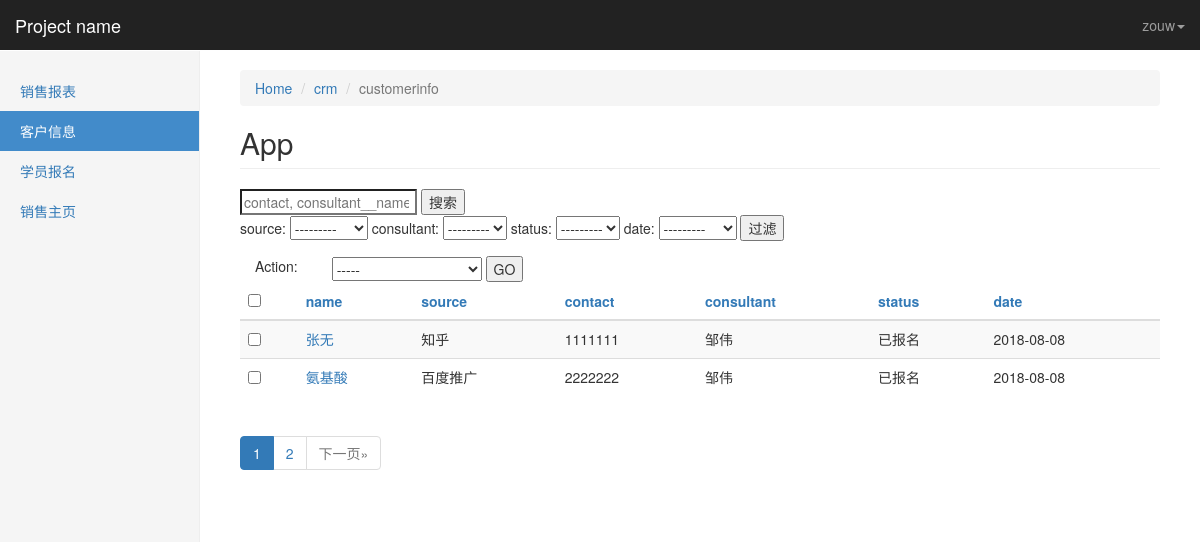
Page /zwAdmin/crm/customerinfo/ (signed in) on the committed database.
### crm/models.py (models this page shows, shortened)
class Menus(models.Model):
    name = models.CharField(max_length=64)
    url_type_choices = ((0, 'absolute'), (1, 'dynamic'))
    url_type = models.SmallIntegerField(choices=url_type_choices, default=0)
    url_name = models.CharField(max_length=128)
    class Meta:
        unique_together = ('name', 'url_name')
        verbose_name = '动态菜单'
        verbose_name_plural = '动态菜单'

class CustomerInfo(models.Model):
    name = models.CharField(max_length=64, default=None)
    contact_type_choices = (0, 'qq'), (1, '微信'), (2, '手机')
    contact_type = models.SmallIntegerField(choices=contact_type_choices, default=0)
    contact = models.CharField(max_length=64, unique=True)
    source_choices = ((0, 'QQ群'),
                      (1, '51CTO'),
                      (2, '百度推广'),
                      (3, '知乎'),
                      (4, '转介绍'),
                      (5, '其它'))
    source = models.SmallIntegerField(choices=source_choices)
    referral_from = models.ForeignKey('self', blank=True, null=True, verbose_name='转介绍')
    consult_courses = models.ManyToManyField('Course', name='咨询课程')
    consult_content = models.TextField(verbose_name='咨询内容')
    status_choices = (0, '未报名'), (1, '已报名'), (2, '已退学')
    id_num = models.CharField(max_length=32, blank=True, null=True, verbose_name='身份证')
    emergency_contact = models.PositiveIntegerField(blank=True, null=True, verbose_name='紧急联系人')
    sex_choices = ((0, '男'), (1, '女'))
    sex = models.PositiveSmallIntegerField(choices=sex_choices, blank=True, null=True)
    status = models.SmallIntegerField(choices=status_choices)
    consultant = models.ForeignKey('UserProfile', verbose_name='课程顾问')
    date = models.DateField(auto_now_add=True)
    class Meta:
        verbose_name = '客户信息表'
        verbose_name_plural = '客户信息表'

class UserProfile(models.Model):
    user = models.OneToOneField(User)
    name = models.CharField(max_length=64, verbose_name='姓名')
    role = models.ManyToManyField('Role', blank=True)
    def __str__(self):
        return '%s' % self.name
    class Meta:
        verbose_name = '用户信息总表'
        verbose_name_plural = '用户信息总表'

### zwAdmin/views.py (the view)
# urls.py: url(r'^(\w+)/(\w+)/$', views.table_fields, name='table_fields'),
@login_required(login_url='/zwAdmin/login/')
def table_fields(request, app_name, table_name):
    admin_class = site.global_app[app_name][table_name]
    if request.method == 'POST':
        action_method = request.POST.get('action')
        check_list = json.loads(request.POST.get('check_list'))
        query_data = admin_class.model.objects.filter(id__in=check_list)
        run_method = getattr(admin_class, action_method)
        run_method(request, query_data)
    data = admin_class.model.objects.select_related()
    filter_data, filter_dic = get_filter_data(request, data)#过滤
    search_data = search_listing(request, filter_data, admin_class) #搜索
    order_data, sorted_field = order_listing(request, search_data, admin_class)#排序
    page_data = page_listing(request, order_data)#分页
    datas = page_data
    admin_class.filter_dic = filter_dic
    admin_class.search_key = request.GET.get('_q', '')
    return render(request, 'zwadmin/table_fields.html', locals())

### zwAdmin/templatetags/zwAdmin_tags.py (called while the page is built)
@register.simple_tag
def filter_order_args(admin_class):
    ll = admin_class.filter_dic
    ele = ''
    if ll:
        for k, v in ll.items():
            ele += '&%s=%s' % (k, v)
        return mark_safe(ele)
    else:
        return ''

@register.simple_tag
def get_sorted_result(sorted_field):
    if sorted_field:
        return '.'.join(list(sorted_field.values()))
    else:
        return ''

@register.simple_tag
def get_sorted_icon(field, sorted_field):
    if field in sorted_field:
        if sorted_field[field].startswith('-'):
            ord_ele = '<span class ="glyphicon glyphicon-triangle-bottom" aria-hidden="true"></span>'
        else:
            ord_ele = '<span class ="glyphicon glyphicon-triangle-top" aria-hidden="true"></span>'
        return mark_safe(ord_ele)
    else:
        return ''

@register.simple_tag
def get_sorted_field(field, sorted_field, forloop):
    if field in sorted_field:
        if sorted_field[field].startswith('-'):
            this_index = sorted_field[field].strip('-')
        else:
            this_index = '-%s' % sorted_field[field]
        if len(list(sorted_field.values())) > 1:
            data = [sorted_field[i] for i in sorted_field if i != field]
            return this_index + '.' + '.'.join(list(data))
        else:
            return this_index
    else:
        data = sorted_field.values()
        if data:
            return str(forloop['counter']) + '.' + '.'.join(list(data))
        return forloop['counter']

@register.simple_tag
def build_table_row(obj, admin_class):
    ele = ''
    if admin_class.list_display:
        for index, column_name in enumerate(admin_class.list_display):
            column_obj = admin_class.model._meta.get_field(column_name)
            if column_obj.choices:
                column_data = getattr(obj, 'get_%s_display' % column_name)()
            else:
                column_data = getattr(obj, column_name)
            td_ele = '<td>%s</td>' % column_data
            if index == 0:
                td_ele = "<td><a href='%s/change/'>%s</a></td>" % (obj.id, column_data)
            ele += td_ele
    else:
        td_ele = "<td><a href='%s/change/'>%s</a></td>" % (obj.id, obj)
        ele += td_ele
    return mark_safe(ele)

### zwAdmin/views.py (called while the page is built, shortened)
def search_listing(request, filter_data, admin_class):
    search_key = request.GET.get('_q', '')
    return filter_data

### zwAdmin/templates/zwadmin/table_fields.html (shortened to what this page needs)
{% extends 'zwadmin/index.html' %}
{% load zwAdmin_tags %}
{% block right_container %}
    <ol class="breadcrumb">
    <li><a href="{% url 'zw_index' %}">Home</a></li>
     <li><a href="{% url 'zw_index' %}">{{ app_name }}</a></li>
    <li class="active">{{ table_name }}</li>
  </ol>
   <h2 class="page-header">App</h2>
   <div>
       <div>
           <form>
                <input type="search" name="_q" value="{{ admin_class.search_key }}"
                  placeholder="{% for is_search in admin_class.search_fields %}{{ is_search }}, {% endfor %}">
                <input type="submit" value="搜索">
           </form>
       </div>
    <div>
    {% if admin_class.list_filter %}
        <form >
        {% for filter_field in admin_class.list_filter %}
                {% build_filter_ele filter_field admin_class %}
        {% endfor %}
        <input type='submit' value='过滤' >
        </form>
    {% endif %}
   </div>
    <form onsubmit="return ActionCheck(this)" method="post">
        <div class="form-group">
       <span class="col-sm-1 ">Action:</span>
        <div class="col-sm-6">
           <select name="action" style="width:150px;">
               <option value="">-----</option>
           </select>
           <input type="submit" value="GO">
        </div>
        </div>
    </form>
       <table class="table table-striped">
        <thead>
            <tr>
                {% if admin_class.list_display %}
                     <th> <input tag="all_choice" type="checkbox" ></th>
                    {% for field in admin_class.list_display %}
                        <th>
                            <a href="?_o={% get_sorted_field field sorted_field forloop %}
                                  {% filter_order_args admin_class %}  ">
                            {{ field }}</a>
                        </th>
                    {% endfor %}
                {% else %}
                     <th>{% get_model_name admin_class %}</th>
                {% endif %}
            </tr>
        </thead>
       <tbody>
             {% for data in datas %}
                <tr>
                    <td> <input row-select="true" type="checkbox" value="{{ data.id }}" ></td>
                    {% build_table_row data admin_class %}
                </tr>
             {% endfor %}
       </tbody>
       </table>
        <nav aria-label="Page navigation">
            {% render_pagination datas admin_class sorted_field %}
        </nav>
   </div>
{% endblock %}

### zwAdmin/templates/zwadmin/index.html (shortened to what this page needs)
{% extends 'zwadmin/base.html' %}
{% block body %}
<nav class="navbar navbar-inverse navbar-fixed-top">
      <div class="container-fluid">
        <div class="navbar-header">
          <a class="navbar-brand" href="https://v3.bootcss.com/examples/dashboard/#">Project name</a>
        </div>
        <div id="navbar" class="navbar-collapse collapse">
          <ul class="nav navbar-nav navbar-right">
                <li class="dropdown ">
                <a href="#" class="dropdown-toggle" data-toggle="dropdown" role="button" aria-haspopup="true" aria-expanded="true">
                    {{ request.user }}<span class="caret"></span></a>
            </li>
          </ul>
        </div>
      </div>
    </nav>
    <div class="container-fluid">
      <div class="row">
        <div class="col-sm-3 col-md-2 sidebar">
          <ul class="nav nav-sidebar">
          {% for role in request.user.userprofile.role.select_related %}
              {% for menu in role.menus.select_related %}
                {% if request.path == menu.url_name %}
                    <li class="active">
                 {% else %}
                     <li >
                  {% endif %}
                  <a href="{% if menu.url_type == 0 %} {{ menu.url_name }} {% else %}
                   {% url menu.url_name %}  {% endif %}   ">{{ menu.name }}</a>
                </li>
              {% endfor %}
          {% endfor %}
          </ul>
        </div>
        <div class="col-sm-9 col-sm-offset-3 col-md-10 col-md-offset-2 main">
            {% block right_container %}
             {% endblock %}
        </div>
      </div>
    </div>
{% endblock %}

### static/css/dashboard.css (style rules this page uses)
body { padding-top: 50px; }
.navbar-fixed-top { border: 0; }
.sidebar { display: none; }
@media (min-width: 768px) { .sidebar { position: fixed; top: 51px; bottom: 0; left: 0; z-index: 1000; display: block; padding: 20px; overflow-x: hidden; overflow-y: auto; background-color: #f5f5f5; border-right: 1px solid #eee; } }
.nav-sidebar { margin-right: -21px; margin-bottom: 20px; margin-left: -20px; }
.nav-sidebar > li > a { padding-right: 20px; padding-left: 20px; }
.nav-sidebar > .active > a, .nav-sidebar > .active > a:hover, .nav-sidebar > .active > a:focus { color: #fff; background-color: #428bca; }
.main { padding: 20px; }
@media (min-width: 768px) { .main { padding-right: 40px; padding-left: 40px; } }
.main .page-header { margin-top: 0; }

### rows in the picture
Menus: name "销售报表"
Menus: name "客户信息"
Menus: name "学员报名"
Menus: name "销售主页"
CustomerInfo: name+id+source "张无 知乎 1111111 邹伟 已报名 2018-08-08"
CustomerInfo: name+id+source "氨基酸 百度推广 2222222 邹伟 已报名 2018-08-08"

### other values in the picture
{{ request.user }} "zouw"
{{ app_name }} "crm"
{{ table_name }} "customerinfo"
{{ field }} "name" "source" "contact" "consultant" "status" "date"
